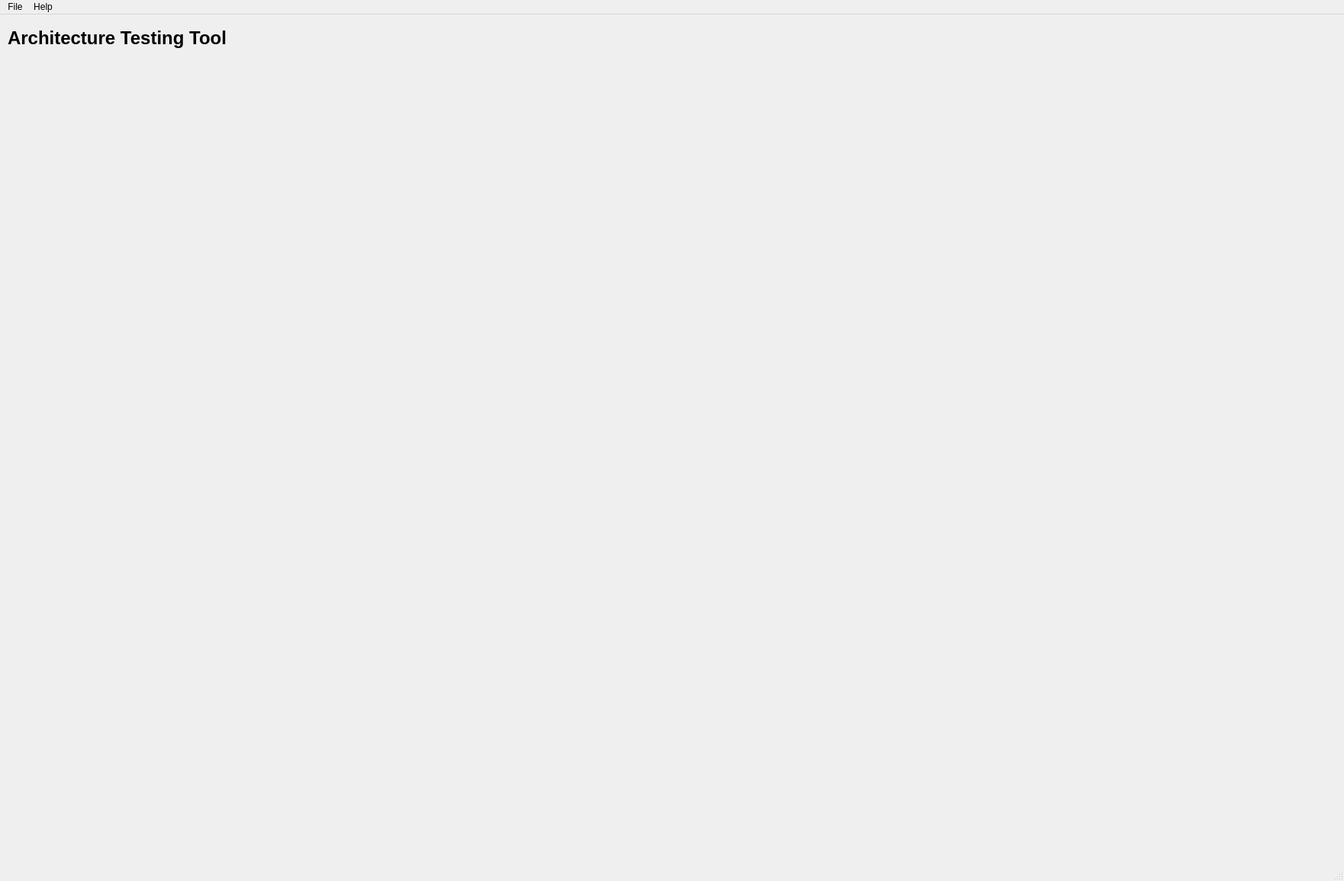
<?xml version="1.0" encoding="UTF-8"?>
<ui version="4.0">
 <class>MainWindow</class>
 <widget class="QMainWindow" name="MainWindow">
  <property name="geometry">
   <rect>
    <x>0</x>
    <y>0</y>
    <width>1762</width>
    <height>1155</height>
   </rect>
  </property>
  <property name="windowTitle">
   <string>Architecture Testing Tool</string>
  </property>
  <widget class="QWidget" name="centralwidget">
   <widget class="QLabel" name="lbl_tiitle">
    <property name="geometry">
     <rect>
      <x>10</x>
      <y>10</y>
      <width>311</width>
      <height>41</height>
     </rect>
    </property>
    <property name="font">
     <font>
      <pointsize>18</pointsize>
      <bold>true</bold>
     </font>
    </property>
    <property name="text">
     <string>Architecture Testing Tool</string>
    </property>
   </widget>
  </widget>
  <widget class="QMenuBar" name="menubar">
   <property name="geometry">
    <rect>
     <x>0</x>
     <y>0</y>
     <width>1762</width>
     <height>24</height>
    </rect>
   </property>
   <widget class="QMenu" name="menuFile">
    <property name="title">
     <string>File</string>
    </property>
    <addaction name="mnu_New_Project"/>
    <addaction name="separator"/>
    <addaction name="mnu_Load_Project"/>
    <addaction name="separator"/>
   </widget>
   <widget class="QMenu" name="menuAbout">
    <property name="title">
     <string>Help</string>
    </property>
    <addaction name="mnu_About"/>
   </widget>
   <addaction name="menuFile"/>
   <addaction name="menuAbout"/>
  </widget>
  <widget class="QStatusBar" name="statusbar"/>
  <action name="mnu_About">
   <property name="text">
    <string>About</string>
   </property>
  </action>
  <action name="actionOpen_ELF">
   <property name="text">
    <string>Open ELF</string>
   </property>
  </action>
  <action name="actionOpen_Json">
   <property name="text">
    <string>Open Json</string>
   </property>
  </action>
  <action name="mnu_New_Project">
   <property name="text">
    <string>New Project</string>
   </property>
  </action>
  <action name="mnu_Load_Project">
   <property name="text">
    <string>Load Project</string>
   </property>
  </action>
 </widget>
 <resources/>
 <connections/>
</ui>
